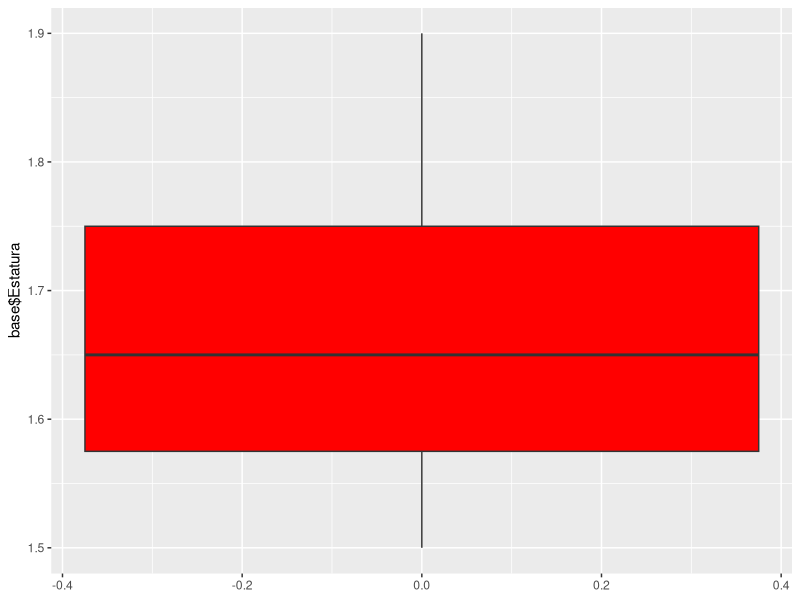
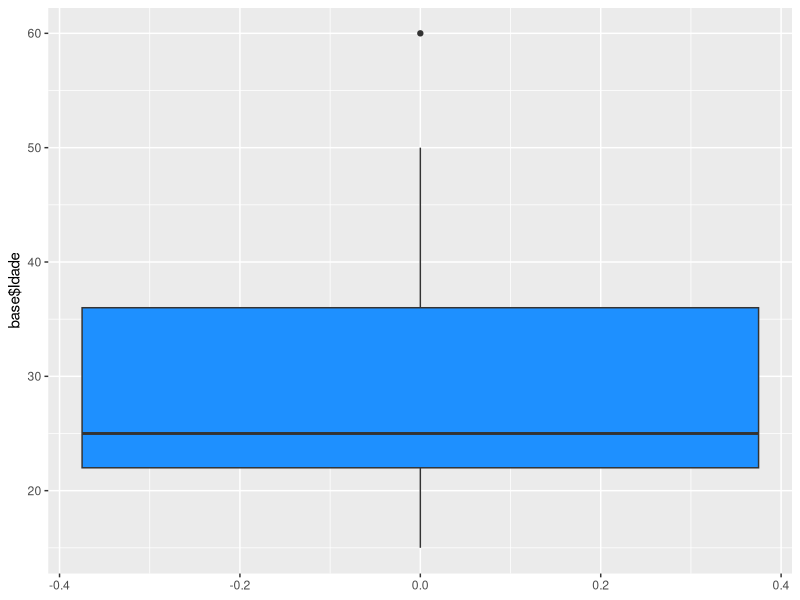

Reproduce these figures in R, in order.
# Pacotes ----

library(tidyverse)
library(readxl)
library(ggplot2)

# Base ----

base = read_excel("Base Casos.xlsx")

# Boxplot estatura ----

 base %>% 
  ggplot(mapping = aes(y = base$Estatura)) + 
  geom_boxplot(fill = "red")

 
 # Boxplot Idade ----
 
 base %>% 
   ggplot(mapping = aes(y = base$Idade)) + 
   geom_boxplot(fill = "dodgerblue")
 
 